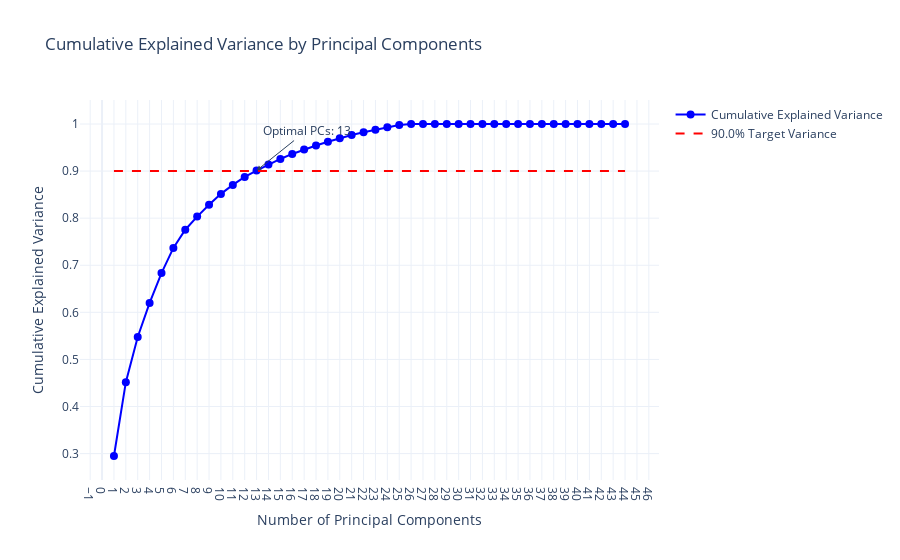

The notebook cell saved with this chart:
### Code cell
# Set the target variance threshold (e.g., 90%)
target_variance = 0.90

# Fit PCA for all components
pca = PCA()
pca.fit(data)

# Calculate the cumulative explained variance for each number of components
cumulative_variance = np.cumsum(pca.explained_variance_ratio_)

# Find the number of components that explain the target variance
optimal_components = np.argmax(cumulative_variance >= target_variance) + 1  # +1 for actual number

print(f'Optimal number of principal components: {optimal_components}')

# Create an interactive plot using Plotly
fig = go.Figure()

# Add a line trace for the cumulative explained variance
fig.add_trace(go.Scatter(
    x=np.arange(1, len(cumulative_variance) + 1),
    y=cumulative_variance,
    mode='lines+markers',
    name='Cumulative Explained Variance',
    line=dict(color='blue'),
    marker=dict(size=8, color='blue')
))

# Add a horizontal line for the target variance threshold
fig.add_trace(go.Scatter(
    x=[1, len(cumulative_variance)],
    y=[target_variance, target_variance],
    mode='lines',
    name=f'{target_variance * 100}% Target Variance',
    line=dict(color='red', dash='dash')
))

# Update layout for interactivity and readability
fig.update_layout(
    title='Cumulative Explained Variance by Principal Components',
    xaxis_title='Number of Principal Components',
    yaxis_title='Cumulative Explained Variance',
    xaxis=dict(tickmode='linear'),
    hovermode='x unified',
    template='plotly_white'
)

# Add annotations to show the optimal number of components
fig.add_annotation(
    x=optimal_components,
    y=cumulative_variance[optimal_components - 1],
    text=f"Optimal PCs: {optimal_components}",
    showarrow=True,
    arrowhead=2,
    ax=50,
    ay=-40
)

# Show interactive plot
fig.show()

### Figure 1 — Plotly figure (JSON) as saved in the notebook; plotly's stock layout.template omitted (floating-point values rounded to 4 significant figures)
{"data": [{"line": {"color": "blue"}, "marker": {"color": "blue", "size": 8}, "mode": "lines+markers", "name": "Cumulative Explained Variance", "type": "scatter", "x": [1, 2, 3, 4, 5, 6, 7, 8, 9, 10, 11, 12, 13, 14, 15, 16, 17, 18, 19, 20, 21, 22, 23, 24, 25, 26, 27, 28, 29, 30, 31, 32, 33, 34, 35, 36, 37, 38, 39, 40, 41, 42, 43, 44], "y": [0.2949, 0.4517, 0.5475, 0.6201, 0.6835, 0.7368, 0.7755, 0.8033, 0.8287, 0.8516, 0.8706, 0.8876, 0.9012, 0.9139, 0.9257, 0.9364, 0.946, 0.9544, 0.9622, 0.9695, 0.9765, 0.9825, 0.988, 0.9931, 0.998, 1.0, 1.0, 1.0, 1.0, 1.0, 1.0, 1.0, 1.0, 1.0, 1.0, 1.0, 1.0, 1.0, 1.0, 1.0, 1.0, 1.0, 1.0, 1.0]}, {"line": {"color": "red", "dash": "dash"}, "mode": "lines", "name": "90.0% Target Variance", "type": "scatter", "x": [1, 44], "y": [0.9, 0.9]}], "layout": {"annotations": [{"arrowhead": 2, "ax": 50, "ay": -40, "showarrow": true, "text": "Optimal PCs: 13", "x": 13, "y": 0.9012}], "hovermode": "x unified", "title": {"text": "Cumulative Explained Variance by Principal Components"}, "xaxis": {"tickmode": "linear", "title": {"text": "Number of Principal Components"}}, "yaxis": {"title": {"text": "Cumulative Explained Variance"}}}}
